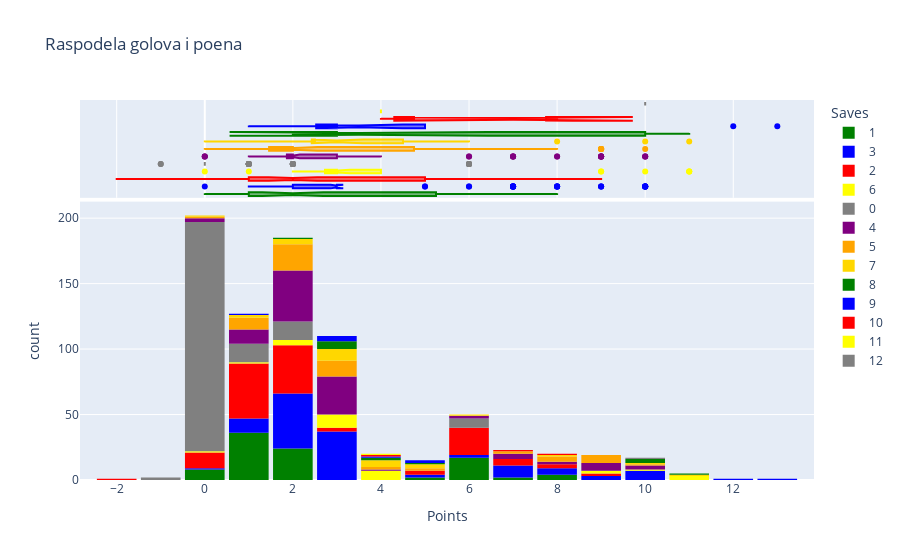

Notebook cell for this chart:
### Markdown cell above
**MEDJUSOBNE VEZE IZMEDJU VARIJABLI**

### Code cell
fig=px.histogram(df_gk,
                 x='Points',
                 marginal='box',
                 color='Saves',
                 title='Raspodela golova i poena',
                 color_discrete_sequence=['green','blue','red','yellow','grey','purple','orange','gold'])

fig.update_layout(bargap=0.1)
fig.show()

### Figure 1 — Plotly figure (JSON) as saved in the notebook; plotly's stock layout.template omitted (floating-point values rounded to 4 significant figures; data arrays with more than 128 entries replaced by an {"elided": "..."} marker saying what was removed)
{"data": [{"alignmentgroup": "True", "bingroup": "x", "hovertemplate": "Saves=1<br>Points=%{x}<br>count=%{y}<extra></extra>", "legendgroup": "1", "marker": {"color": "green", "pattern": {"shape": ""}}, "name": "1", "offsetgroup": "1", "orientation": "v", "showlegend": true, "type": "histogram", "x": [2, 2, 1, 1, 8, 8, 8, 6, 1, 6, 6, 2, 6, 2, 5, 6, 6, 2, 2, 1, 8, 7, 2, 1, 6, 1, 2, 2, 1, 1, 5, 2, 6, 6, 0, 1, 1, 1, 1, 2, 6, 6, 1, 1, 2, 2, 2, 7, 0, 2, 1, 6, 0, 1, 2, 1, 0, 1, 6, 6, 0, 1, 6, 2, 1, 1, 1, 2, 1, 2, 0, 2, 1, 6, 0, 1, 1, 1, 2, 2, 1, 1, 1, 6, 1, 1, 2, 1, 1, 2, 0, 1, 1], "xaxis": "x", "yaxis": "y"}, {"alignmentgroup": "True", "hovertemplate": "Saves=1<br>Points=%{x}<extra></extra>", "legendgroup": "1", "marker": {"color": "green"}, "name": "1", "notched": true, "offsetgroup": "1", "showlegend": false, "type": "box", "x": [2, 2, 1, 1, 8, 8, 8, 6, 1, 6, 6, 2, 6, 2, 5, 6, 6, 2, 2, 1, 8, 7, 2, 1, 6, 1, 2, 2, 1, 1, 5, 2, 6, 6, 0, 1, 1, 1, 1, 2, 6, 6, 1, 1, 2, 2, 2, 7, 0, 2, 1, 6, 0, 1, 2, 1, 0, 1, 6, 6, 0, 1, 6, 2, 1, 1, 1, 2, 1, 2, 0, 2, 1, 6, 0, 1, 1, 1, 2, 2, 1, 1, 1, 6, 1, 1, 2, 1, 1, 2, 0, 1, 1], "xaxis": "x2", "yaxis": "y2"}, {"alignmentgroup": "True", "bingroup": "x", "hovertemplate": "Saves=3<br>Points=%{x}<br>count=%{y}<extra></extra>", "legendgroup": "3", "marker": {"color": "blue", "pattern": {"shape": ""}}, "name": "3", "offsetgroup": "3", "orientation": "v", "showlegend": true, "type": "histogram", "x": [0, 3, 9, 2, 7, 2, 8, 2, 2, 10, 8, 3, 7, 3, 3, 10, 1, 3, 2, 8, 3, 2, 2, 3, 2, 2, 1, 3, 2, 2, 5, 1, 2, 10, 2, 3, 2, 3, 6, 7, 7, 7, 3, 10, 1, 2, 2, 3, 5, 10, 7, 2, 3, 6, 1, 2, 2, 3, 2, 3, 2, 2, 2, 3, 2, 7, 3, 2, 3, 2, 10, 2, 3, 3, 3, 2, 3, 3, 8, 2, 2, 2, 3, 3, 2, 2, 2, 10, 3, 1, 2, 2, 7, 3, 3, 3, 3, 2, 8, 7, 9, 2, 1, 9, 1, 3, 1, 3, 3, 3, 1, 3, 2, 3, 2, 3, 2, 2, 1], "xaxis": "x", "yaxis": "y"}, {"alignmentgroup": "True", "hovertemplate": "Saves=3<br>Points=%{x}<extra></extra>", "legendgroup": "3", "marker": {"color": "blue"}, "name": "3", "notched": true, "offsetgroup": "3", "showlegend": false, "type": "box", "x": [0, 3, 9, 2, 7, 2, 8, 2, 2, 10, 8, 3, 7, 3, 3, 10, 1, 3, 2, 8, 3, 2, 2, 3, 2, 2, 1, 3, 2, 2, 5, 1, 2, 10, 2, 3, 2, 3, 6, 7, 7, 7, 3, 10, 1, 2, 2, 3, 5, 10, 7, 2, 3, 6, 1, 2, 2, 3, 2, 3, 2, 2, 2, 3, 2, 7, 3, 2, 3, 2, 10, 2, 3, 3, 3, 2, 3, 3, 8, 2, 2, 2, 3, 3, 2, 2, 2, 10, 3, 1, 2, 2, 7, 3, 3, 3, 3, 2, 8, 7, 9, 2, 1, 9, 1, 3, 1, 3, 3, 3, 1, 3, 2, 3, 2, 3, 2, 2, 1], "xaxis": "x2", "yaxis": "y2"}, {"alignmentgroup": "True", "bingroup": "x", "hovertemplate": "Saves=2<br>Points=%{x}<br>count=%{y}<extra></extra>", "legendgroup": "2", "marker": {"color": "red", "pattern": {"shape": ""}}, "name": "2", "offsetgroup": "2", "orientation": "v", "showlegend": true, "type": "histogram", "x": {"elided": "129 int values"}, "xaxis": "x", "yaxis": "y"}, {"alignmentgroup": "True", "hovertemplate": "Saves=2<br>Points=%{x}<extra></extra>", "legendgroup": "2", "marker": {"color": "red"}, "name": "2", "notched": true, "offsetgroup": "2", "showlegend": false, "type": "box", "x": {"elided": "129 int values"}, "xaxis": "x2", "yaxis": "y2"}, {"alignmentgroup": "True", "bingroup": "x", "hovertemplate": "Saves=6<br>Points=%{x}<br>count=%{y}<extra></extra>", "legendgroup": "6", "marker": {"color": "yellow", "pattern": {"shape": ""}}, "name": "6", "offsetgroup": "6", "orientation": "v", "showlegend": true, "type": "histogram", "x": [1, 2, 4, 3, 3, 0, 3, 9, 9, 11, 2, 2, 4, 2, 3, 4, 4, 4, 11, 3, 3, 11, 10, 3, 4, 3, 3, 4, 3], "xaxis": "x", "yaxis": "y"}, {"alignmentgroup": "True", "hovertemplate": "Saves=6<br>Points=%{x}<extra></extra>", "legendgroup": "6", "marker": {"color": "yellow"}, "name": "6", "notched": true, "offsetgroup": "6", "showlegend": false, "type": "box", "x": [1, 2, 4, 3, 3, 0, 3, 9, 9, 11, 2, 2, 4, 2, 3, 4, 4, 4, 11, 3, 3, 11, 10, 3, 4, 3, 3, 4, 3], "xaxis": "x2", "yaxis": "y2"}, {"alignmentgroup": "True", "bingroup": "x", "hovertemplate": "Saves=0<br>Points=%{x}<br>count=%{y}<extra></extra>", "legendgroup": "0", "marker": {"color": "grey", "pattern": {"shape": ""}}, "name": "0", "offsetgroup": "0", "orientation": "v", "showlegend": true, "type": "histogram", "x": {"elided": "212 int values"}, "xaxis": "x", "yaxis": "y"}, {"alignmentgroup": "True", "hovertemplate": "Saves=0<br>Points=%{x}<extra></extra>", "legendgroup": "0", "marker": {"color": "grey"}, "name": "0", "notched": true, "offsetgroup": "0", "showlegend": false, "type": "box", "x": {"elided": "212 int values"}, "xaxis": "x2", "yaxis": "y2"}, {"alignmentgroup": "True", "bingroup": "x", "hovertemplate": "Saves=4<br>Points=%{x}<br>count=%{y}<extra></extra>", "legendgroup": "4", "marker": {"color": "purple", "pattern": {"shape": ""}}, "name": "4", "offsetgroup": "4", "orientation": "v", "showlegend": true, "type": "histogram", "x": [2, 10, 2, 2, 9, 2, 3, 0, 10, 3, 1, 3, 3, 2, 6, 3, 2, 3, 2, 2, 3, 2, 3, 3, 3, 7, 8, 8, 3, 2, 3, 10, 2, 1, 3, 2, 2, 3, 3, 9, 2, 2, 3, 3, 1, 9, 6, 3, 2, 7, 9, 3, 1, 3, 2, 2, 2, 2, 2, 2, 3, 0, 3, 1, 2, 1, 2, 3, 7, 2, 4, 1, 2, 2, 3, 7, 3, 3, 1, 2, 2, 9, 3, 2, 3, 2, 1, 2, 2, 2, 2, 2, 2, 1, 2, 0, 9, 2, 1, 3], "xaxis": "x", "yaxis": "y"}, {"alignmentgroup": "True", "hovertemplate": "Saves=4<br>Points=%{x}<extra></extra>", "legendgroup": "4", "marker": {"color": "purple"}, "name": "4", "notched": true, "offsetgroup": "4", "showlegend": false, "type": "box", "x": [2, 10, 2, 2, 9, 2, 3, 0, 10, 3, 1, 3, 3, 2, 6, 3, 2, 3, 2, 2, 3, 2, 3, 3, 3, 7, 8, 8, 3, 2, 3, 10, 2, 1, 3, 2, 2, 3, 3, 9, 2, 2, 3, 3, 1, 9, 6, 3, 2, 7, 9, 3, 1, 3, 2, 2, 2, 2, 2, 2, 3, 0, 3, 1, 2, 1, 2, 3, 7, 2, 4, 1, 2, 2, 3, 7, 3, 3, 1, 2, 2, 9, 3, 2, 3, 2, 1, 2, 2, 2, 2, 2, 2, 1, 2, 0, 9, 2, 1, 3], "xaxis": "x2", "yaxis": "y2"}, {"alignmentgroup": "True", "bingroup": "x", "hovertemplate": "Saves=5<br>Points=%{x}<br>count=%{y}<extra></extra>", "legendgroup": "5", "marker": {"color": "orange", "pattern": {"shape": ""}}, "name": "5", "offsetgroup": "5", "orientation": "v", "showlegend": true, "type": "histogram", "x": [10, 8, 2, 2, 2, 3, 2, 3, 2, 2, 3, 9, 8, 7, 1, 2, 3, 9, 1, 5, 2, 0, 1, 3, 4, 2, 1, 9, 2, 1, 3, 4, 3, 3, 2, 7, 2, 2, 2, 2, 3, 1, 1, 2, 9, 3, 3, 8, 8, 9, 9, 2, 3, 1, 2, 2, 1, 2, 5], "xaxis": "x", "yaxis": "y"}, {"alignmentgroup": "True", "hovertemplate": "Saves=5<br>Points=%{x}<extra></extra>", "legendgroup": "5", "marker": {"color": "orange"}, "name": "5", "notched": true, "offsetgroup": "5", "showlegend": false, "type": "box", "x": [10, 8, 2, 2, 2, 3, 2, 3, 2, 2, 3, 9, 8, 7, 1, 2, 3, 9, 1, 5, 2, 0, 1, 3, 4, 2, 1, 9, 2, 1, 3, 4, 3, 3, 2, 7, 2, 2, 2, 2, 3, 1, 1, 2, 9, 3, 3, 8, 8, 9, 9, 2, 3, 1, 2, 2, 1, 2, 5], "xaxis": "x2", "yaxis": "y2"}, {"alignmentgroup": "True", "bingroup": "x", "hovertemplate": "Saves=7<br>Points=%{x}<br>count=%{y}<extra></extra>", "legendgroup": "7", "marker": {"color": "gold", "pattern": {"shape": ""}}, "name": "7", "offsetgroup": "7", "orientation": "v", "showlegend": true, "type": "histogram", "x": [10, 5, 1, 2, 5, 3, 3, 3, 3, 1, 6, 4, 11, 3, 4, 8, 3, 2, 2, 3, 3, 4, 3, 5, 4, 4, 0, 2], "xaxis": "x", "yaxis": "y"}, {"alignmentgroup": "True", "hovertemplate": "Saves=7<br>Points=%{x}<extra></extra>", "legendgroup": "7", "marker": {"color": "gold"}, "name": "7", "notched": true, "offsetgroup": "7", "showlegend": false, "type": "box", "x": [10, 5, 1, 2, 5, 3, 3, 3, 3, 1, 6, 4, 11, 3, 4, 8, 3, 2, 2, 3, 3, 4, 3, 5, 4, 4, 0, 2], "xaxis": "x2", "yaxis": "y2"}, {"alignmentgroup": "True", "bingroup": "x", "hovertemplate": "Saves=8<br>Points=%{x}<br>count=%{y}<extra></extra>", "legendgroup": "8", "marker": {"color": "green", "pattern": {"shape": ""}}, "name": "8", "offsetgroup": "8", "orientation": "v", "showlegend": true, "type": "histogram", "x": [4, 10, 11, 10, 4, 5, 2, 3, 3, 3, 10, 3, 3, 3], "xaxis": "x", "yaxis": "y"}, {"alignmentgroup": "True", "hovertemplate": "Saves=8<br>Points=%{x}<extra></extra>", "legendgroup": "8", "marker": {"color": "green"}, "name": "8", "notched": true, "offsetgroup": "8", "showlegend": false, "type": "box", "x": [4, 10, 11, 10, 4, 5, 2, 3, 3, 3, 10, 3, 3, 3], "xaxis": "x2", "yaxis": "y2"}, {"alignmentgroup": "True", "bingroup": "x", "hovertemplate": "Saves=9<br>Points=%{x}<br>count=%{y}<extra></extra>", "legendgroup": "9", "marker": {"color": "blue", "pattern": {"shape": ""}}, "name": "9", "offsetgroup": "9", "orientation": "v", "showlegend": true, "type": "histogram", "x": [5, 13, 3, 4, 12, 1, 5, 3, 3, 3], "xaxis": "x", "yaxis": "y"}, {"alignmentgroup": "True", "hovertemplate": "Saves=9<br>Points=%{x}<extra></extra>", "legendgroup": "9", "marker": {"color": "blue"}, "name": "9", "notched": true, "offsetgroup": "9", "showlegend": false, "type": "box", "x": [5, 13, 3, 4, 12, 1, 5, 3, 3, 3], "xaxis": "x2", "yaxis": "y2"}, {"alignmentgroup": "True", "bingroup": "x", "hovertemplate": "Saves=10<br>Points=%{x}<br>count=%{y}<extra></extra>", "legendgroup": "10", "marker": {"color": "red", "pattern": {"shape": ""}}, "name": "10", "offsetgroup": "10", "orientation": "v", "showlegend": true, "type": "histogram", "x": [4, 7, 8], "xaxis": "x", "yaxis": "y"}, {"alignmentgroup": "True", "hovertemplate": "Saves=10<br>Points=%{x}<extra></extra>", "legendgroup": "10", "marker": {"color": "red"}, "name": "10", "notched": true, "offsetgroup": "10", "showlegend": false, "type": "box", "x": [4, 7, 8], "xaxis": "x2", "yaxis": "y2"}, {"alignmentgroup": "True", "bingroup": "x", "hovertemplate": "Saves=11<br>Points=%{x}<br>count=%{y}<extra></extra>", "legendgroup": "11", "marker": {"color": "yellow", "pattern": {"shape": ""}}, "name": "11", "offsetgroup": "11", "orientation": "v", "showlegend": true, "type": "histogram", "x": [4], "xaxis": "x", "yaxis": "y"}, {"alignmentgroup": "True", "hovertemplate": "Saves=11<br>Points=%{x}<extra></extra>", "legendgroup": "11", "marker": {"color": "yellow"}, "name": "11", "notched": true, "offsetgroup": "11", "showlegend": false, "type": "box", "x": [4], "xaxis": "x2", "yaxis": "y2"}, {"alignmentgroup": "True", "bingroup": "x", "hovertemplate": "Saves=12<br>Points=%{x}<br>count=%{y}<extra></extra>", "legendgroup": "12", "marker": {"color": "grey", "pattern": {"shape": ""}}, "name": "12", "offsetgroup": "12", "orientation": "v", "showlegend": true, "type": "histogram", "x": [10], "xaxis": "x", "yaxis": "y"}, {"alignmentgroup": "True", "hovertemplate": "Saves=12<br>Points=%{x}<extra></extra>", "legendgroup": "12", "marker": {"color": "grey"}, "name": "12", "notched": true, "offsetgroup": "12", "showlegend": false, "type": "box", "x": [10], "xaxis": "x2", "yaxis": "y2"}], "layout": {"bargap": 0.1, "barmode": "relative", "legend": {"title": {"text": "Saves"}, "tracegroupgap": 0}, "title": {"text": "Raspodela golova i poena"}, "xaxis": {"anchor": "y", "domain": [0, 1], "title": {"text": "Points"}}, "xaxis2": {"anchor": "y2", "domain": [0, 1], "matches": "x", "showgrid": true, "showticklabels": false}, "yaxis": {"anchor": "x", "domain": [0, 0.7326], "title": {"text": "count"}}, "yaxis2": {"anchor": "x2", "domain": [0.7426, 1], "matches": "y2", "showgrid": false, "showline": false, "showticklabels": false, "ticks": ""}}}
